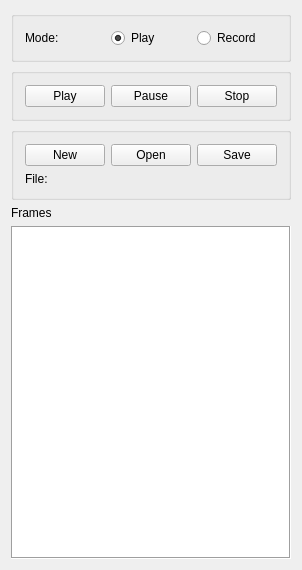
<?xml version="1.0" encoding="UTF-8"?>
<ui version="4.0">
 <class>EFilmSheet</class>
 <widget class="QWidget" name="EFilmSheet">
  <property name="geometry">
   <rect>
    <x>0</x>
    <y>0</y>
    <width>279</width>
    <height>570</height>
   </rect>
  </property>
  <property name="sizePolicy">
   <sizepolicy hsizetype="Expanding" vsizetype="Expanding">
    <horstretch>0</horstretch>
    <verstretch>0</verstretch>
   </sizepolicy>
  </property>
  <property name="windowTitle">
   <string>EFilmSheet</string>
  </property>
  <property name="autoFillBackground">
   <bool>true</bool>
  </property>
  <layout class="QHBoxLayout" name="horizontalLayout_5">
   <item>
    <layout class="QVBoxLayout" name="verticalLayout_4">
     <item>
      <widget class="QGroupBox" name="gp1">
       <property name="sizePolicy">
        <sizepolicy hsizetype="Expanding" vsizetype="Fixed">
         <horstretch>0</horstretch>
         <verstretch>0</verstretch>
        </sizepolicy>
       </property>
       <layout class="QHBoxLayout" name="horizontalLayout_6">
        <item>
         <layout class="QHBoxLayout" name="horizontalLayout">
          <item>
           <widget class="QLabel" name="label">
            <property name="baseSize">
             <size>
              <width>30</width>
              <height>0</height>
             </size>
            </property>
            <property name="text">
             <string>Mode:</string>
            </property>
           </widget>
          </item>
          <item>
           <widget class="QRadioButton" name="mModePlay">
            <property name="enabled">
             <bool>true</bool>
            </property>
            <property name="text">
             <string>Play</string>
            </property>
            <property name="checked">
             <bool>true</bool>
            </property>
           </widget>
          </item>
          <item>
           <widget class="QRadioButton" name="mModeRecord">
            <property name="maximumSize">
             <size>
              <width>16777215</width>
              <height>16</height>
             </size>
            </property>
            <property name="text">
             <string>Record</string>
            </property>
           </widget>
          </item>
         </layout>
        </item>
       </layout>
      </widget>
     </item>
     <item>
      <widget class="QGroupBox" name="horizontalGroupBox_2">
       <layout class="QHBoxLayout" name="horizontalLayout_7">
        <property name="sizeConstraint">
         <enum>QLayout::SetDefaultConstraint</enum>
        </property>
        <item>
         <widget class="QPushButton" name="mCtrlPlay">
          <property name="text">
           <string>Play</string>
          </property>
         </widget>
        </item>
        <item>
         <widget class="QPushButton" name="mCtrlPause">
          <property name="text">
           <string>Pause</string>
          </property>
         </widget>
        </item>
        <item>
         <widget class="QPushButton" name="mCtrlStop">
          <property name="text">
           <string>Stop</string>
          </property>
         </widget>
        </item>
       </layout>
      </widget>
     </item>
     <item>
      <widget class="QGroupBox" name="horizontalGroupBox">
       <layout class="QVBoxLayout" name="verticalLayout_2">
        <item>
         <layout class="QHBoxLayout" name="horizontalLayout_2">
          <item>
           <widget class="QPushButton" name="mFileNew">
            <property name="text">
             <string>New</string>
            </property>
           </widget>
          </item>
          <item>
           <widget class="QPushButton" name="mFileOpen">
            <property name="text">
             <string>Open</string>
            </property>
           </widget>
          </item>
          <item>
           <widget class="QPushButton" name="mFileSave">
            <property name="text">
             <string>Save</string>
            </property>
           </widget>
          </item>
         </layout>
        </item>
        <item>
         <widget class="QLabel" name="mFileName">
          <property name="text">
           <string>File:</string>
          </property>
         </widget>
        </item>
       </layout>
      </widget>
     </item>
     <item>
      <layout class="QVBoxLayout" name="verticalLayout">
       <item>
        <widget class="QLabel" name="label_2">
         <property name="autoFillBackground">
          <bool>true</bool>
         </property>
         <property name="text">
          <string>Frames</string>
         </property>
         <property name="wordWrap">
          <bool>true</bool>
         </property>
        </widget>
       </item>
       <item>
        <widget class="QListView" name="mFrameList">
         <property name="sizePolicy">
          <sizepolicy hsizetype="Expanding" vsizetype="Expanding">
           <horstretch>1</horstretch>
           <verstretch>0</verstretch>
          </sizepolicy>
         </property>
         <property name="frameShape">
          <enum>QFrame::Box</enum>
         </property>
         <property name="frameShadow">
          <enum>QFrame::Sunken</enum>
         </property>
         <property name="sizeAdjustPolicy">
          <enum>QAbstractScrollArea::AdjustToContents</enum>
         </property>
        </widget>
       </item>
      </layout>
     </item>
    </layout>
   </item>
  </layout>
 </widget>
 <layoutdefault spacing="6" margin="11"/>
 <resources/>
 <connections/>
</ui>
